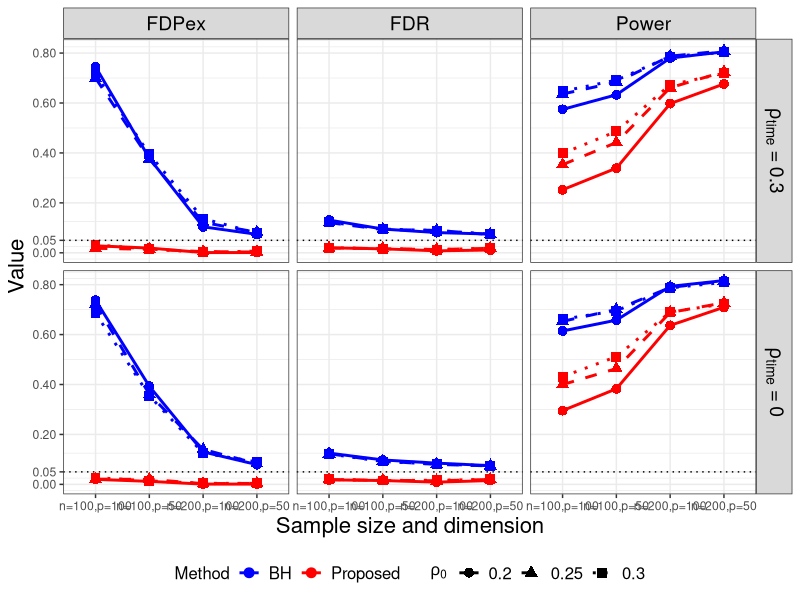
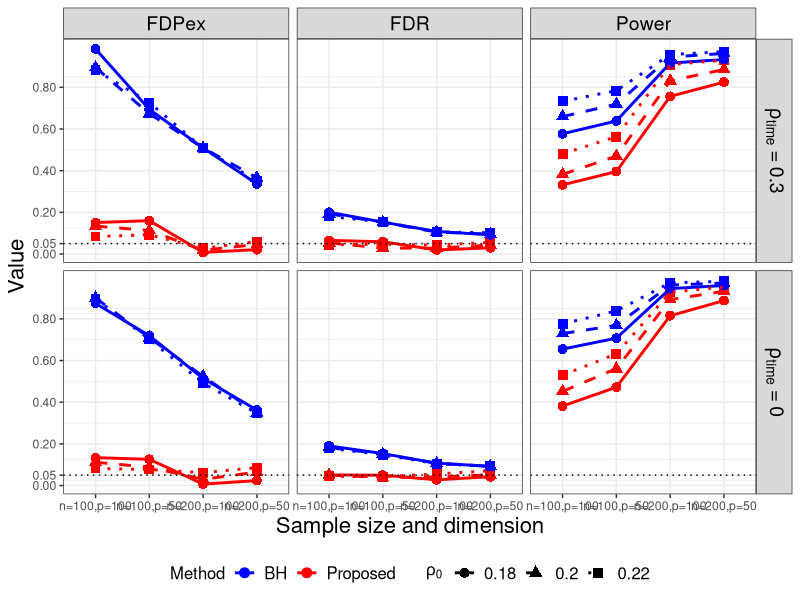
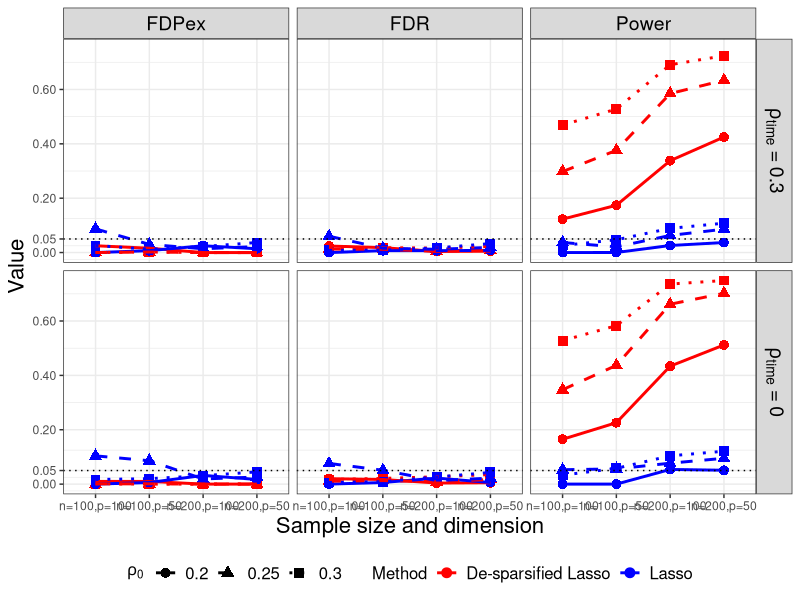

Here is the R script that generated these plots, in order:
library(openxlsx)
library(ggplot2)
library(dplyr)
library(patchwork)

###############################
#This code uses simulation results in Simulation.R and Simulation_regression.R to produce Figure 1, 2 and S1.
#The simulation results are first organized in the xlsx form, see `Simulation-result.xlsx`
#plot_block produces Figure 1
#plot_off produces Figure 2
#plot_lasso produces Figure S1


#####Plot-block-correlation#####

Result_block<-read.xlsx("Simulation-result.xlsx",sheet=1)
Result_block<-as.data.frame(Result_block)
Result_block$rho<-as.factor(Result_block$rho)
Result_block$dependency<-as.factor(Result_block$dependency)
levels(Result_block$dependency)<-c("rho[time]~'='~0.3", "rho[time]~'='~0")

plot_block<-ggplot(data=Result_block,aes(x=n_p,y=value,color=Method_plot,shape=rho,linetype=rho,group=Method))+
  geom_point(size=3)+
  geom_line(size=1)+
  theme_bw()+
  facet_grid(dependency~FOM,labeller=label_parsed)+
  scale_color_manual(values = c('blue','red'),name="Method")+
  scale_linetype_manual(values = c("solid","dashed","dotted"))+
  scale_y_continuous(breaks=c(0.0,0.05,0.2,0.4,0.6,0.8))+
  geom_hline(yintercept = 0.05,linetype="dotted",color="black",show.legend =TRUE)+ 
  labs(x="Sample size and dimension",y="Value")+
  theme(axis.title = element_text(size = 16))+
  theme(strip.text.x = element_text(size = 14, colour = "black"))+
  theme(strip.text.y = element_text(size = 14, colour = "black"))+
  theme(legend.position = "bottom")+
  theme(legend.text = element_text(size=12))+
  theme(legend.title = element_text(size=12))
plot_block$labels$linetype<-expression(rho[paste(0," ")])
plot_block$labels$shape<-expression(rho[paste(0," ")])

plot_block

######Plot-off diagonal-correlation#####


Result_off<-read.xlsx("Simulation-result.xlsx",sheet=2)
Result_off<-as.data.frame(Result_off)
Result_off$rho<-as.factor(Result_off$rho)
Result_off$dependency<-as.factor(Result_off$dependency)
levels(Result_off$dependency)<-c("rho[time]~'='~0.3", "rho[time]~'='~0")



plot_off<-ggplot(data=Result_off,aes(x=n_p,y=value,color=Method_plot,shape=rho,linetype=rho,group=Method))+
  geom_point(size=3)+
  geom_line(size=1)+
  theme_bw()+
  facet_grid(dependency~FOM,labeller=label_parsed)+
  scale_color_manual(values = c('blue','red'),name="Method")+
  scale_linetype_manual(values = c("solid","dashed","dotted"))+
  scale_y_continuous(breaks=c(0.0,0.05,0.2,0.4,0.6,0.8))+
  geom_hline(yintercept = 0.05,linetype="dotted",color="black",show.legend =TRUE)+ 
  labs(x="Sample size and dimension",y="Value")+
  theme(axis.title = element_text(size = 16))+
  theme(strip.text.x = element_text(size = 14, colour = "black"))+
  theme(strip.text.y = element_text(size = 14, colour = "black"))+
  theme(legend.position = "bottom")+
  theme(legend.text = element_text(size=12))+
  theme(legend.title = element_text(size=12))
plot_off$labels$linetype<-expression(rho[paste(0," ")])
plot_off$labels$shape<-expression(rho[paste(0," ")])

plot_off


######Plot-block-regression#####



Result_lasso<-read.xlsx("Simulation-result.xlsx",sheet=3)
Result_lasso<-as.data.frame(Result_lasso)
Result_lasso$rho<-as.factor(Result_lasso$rho)
Result_lasso$dependency<-as.factor(Result_lasso$dependency)
levels(Result_lasso$dependency)<-c("rho[time]~'='~0.3", "rho[time]~'='~0")



plot_lasso<-ggplot(data=Result_lasso,aes(x=n_p,y=value,color=Method_plot,shape=rho,linetype=rho,group=Method))+
  geom_point(size=3)+
  geom_line(size=1)+
  theme_bw()+
  facet_grid(dependency~FOM,labeller=label_parsed)+
  scale_color_manual(values = c('red','blue'),name="Method")+
  scale_linetype_manual(values = c("solid","dashed","dotted"))+
  scale_y_continuous(breaks=c(0.0,0.05,0.2,0.4,0.6,0.8))+
  geom_hline(yintercept = 0.05,linetype="dotted",color="black",show.legend =TRUE)+ 
  labs(x="Sample size and dimension",y="Value")+
  theme(axis.title = element_text(size = 16))+
  theme(strip.text.x = element_text(size = 14, colour = "black"))+
  theme(strip.text.y = element_text(size = 14, colour = "black"))+
  theme(legend.position = "bottom")+
  theme(legend.text = element_text(size=12))+
  theme(legend.title = element_text(size=12))
plot_lasso$labels$linetype<-expression(rho[paste(0," ")])
plot_lasso$labels$shape<-expression(rho[paste(0," ")])

plot_lasso























